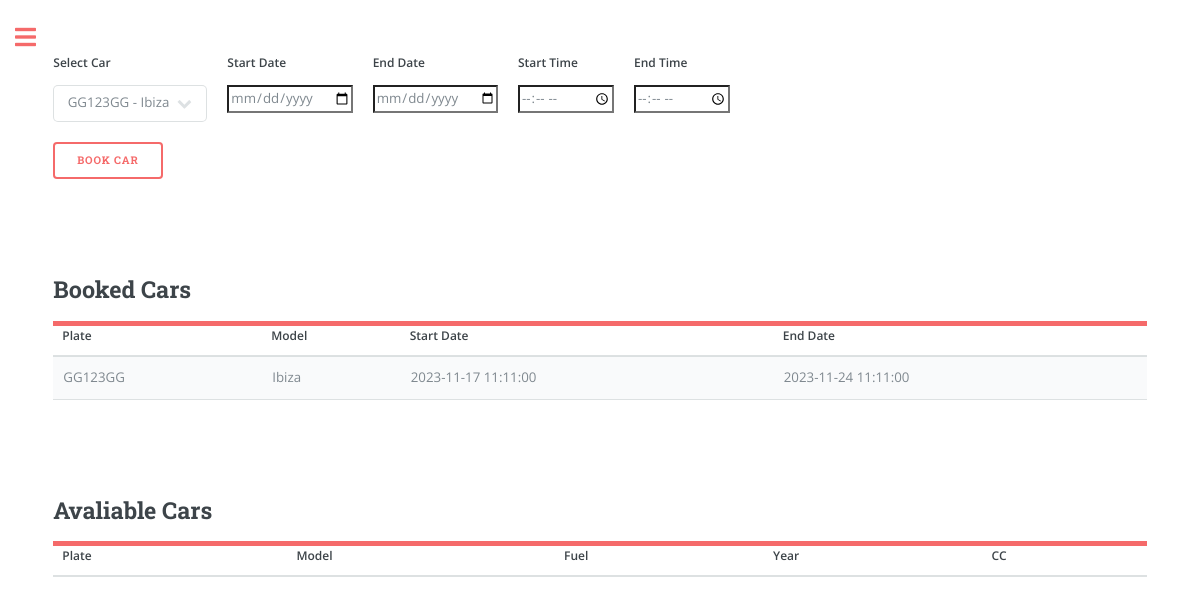
Before: /overview (signed in) with the older database file.
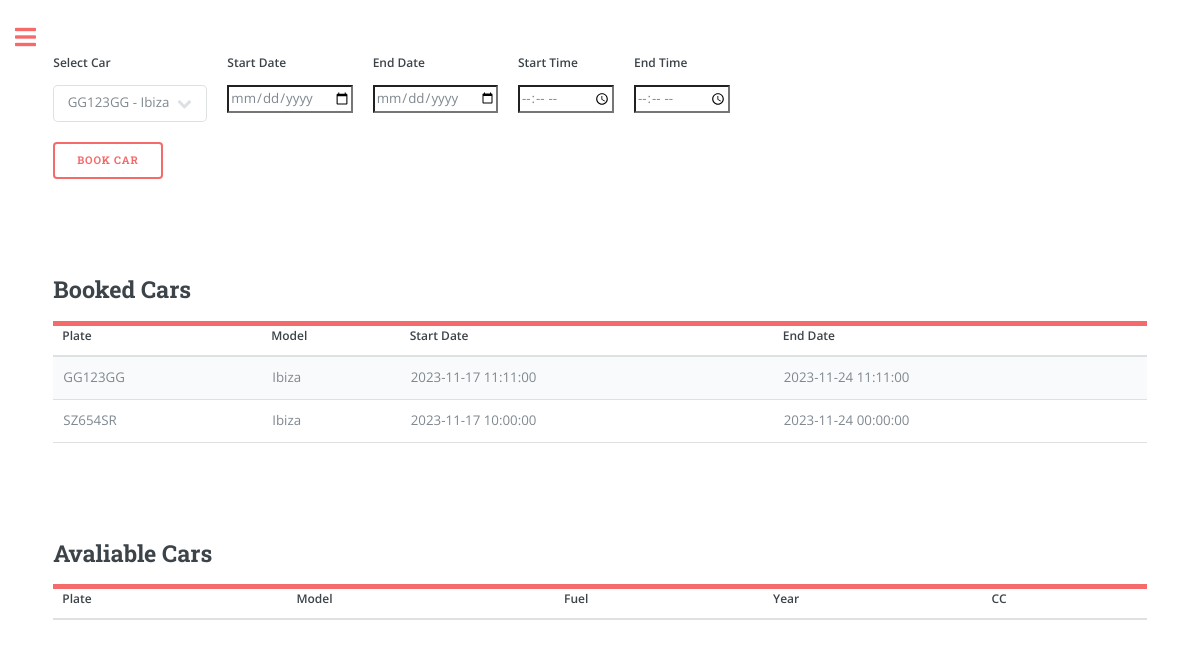
After: the same page with the newer database file.
### app/models.py (models this page shows, shortened)
class Booking(db.Model):
    id = db.Column(db.Integer, primary_key=True)
    start_datetime = db.Column(db.DateTime, nullable=False)
    end_datetime = db.Column(db.DateTime, nullable=False)
    car_plate = db.Column(db.String(8), db.ForeignKey('car.plate'), nullable=False)
    user_id = db.Column(db.Integer, db.ForeignKey('user.id'), nullable=False)
    car = db.relationship('Car', backref='bookings', lazy=True)
    def __repr__(self):
        return f'<Booking {self.id}>'

class Car(db.Model):
   plate = db.Column(db.String(8), primary_key=True, index=True)
   make = db.Column(db.String(15), index=True)
   model = db.Column(db.String(15), index=True)
   fuel = db.Column(db.String(8), index=True)
   year = db.Column(db.Integer, index=True)
   cc = db.Column(db.Integer, index=True)
   user_id = db.Column(db.Integer, db.ForeignKey('user.id'))
   __table_args__ = (
      UniqueConstraint('plate', 'user_id', name='unique_plate_user'),
  )

### app/routes.py (the view, shortened to what this page needs)
@app.route('/overview', methods=['GET', 'POST'])
@login_required
def overview(): # Booking
    user_cars = current_user.garage.all()
    user_bookings = Booking.query.filter_by(user_id=current_user.id).all()
    booked_car_plates = [booking.car_plate for booking in user_bookings]
    print(f'Booked car plates: {booked_car_plates}')
    print(f'user bookings: {user_bookings}')
    available_cars = [car for car in user_cars if car.plate not in booked_car_plates]
    print(f'avaliable cars: {available_cars}')
    return render_template('overview.html', user_cars=user_cars, available_cars=available_cars, user_bookings=user_bookings)

### app/models.py (called while the page is built)
@login.user_loader
def load_user(id):
    return User.query.get(int(id))

### app/templates/overview.html (shortened to what this page needs)
{% extends "index.html" %}
{% block content %}
<form method="POST" action="{{ url_for('overview') }}">
    <div class="row">
        <div class="col">
            <label for="car_selection" class="form-label">Select Car</label>
            <select class="form-select" id="car_selection" name="car_selection">
                {% for car in user_cars %}
                    <option value="{{ car.plate }}">{{ car.plate }} - {{ car.model }}</option>
                {% endfor %}
            </select>
        </div>
        <div class="col">
            <label for="start_date" class="form-label">Start Date</label>
            <input type="date" class="form-control" id="start_date" name="start_date" required>
        </div>
        <div class="col">
            <label for="end_date" class="form-label">End Date</label>
            <input type="date" class="form-control" id="end_date" name="end_date" required>
        </div>
        <div class="col">
            <label for="start_time" class="form-label">Start Time</label>
            <input type="time" class="form-control" id="start_time" name="start_time" required>
        </div>
        <div class="col">
            <label for="end_time" class="form-label">End Time</label>
            <input type="time" class="form-control" id="end_time" name="end_time" required>
        </div>
    </div>
    <button type="submit" class="btn btn-primary" style="margin-top: 20px;">Book Car</button>
</form>
<header id="header">
    <h2>Booked Cars</h2>
</header>
<table>
    <thead>
        <tr>
            <th>Plate</th>
            <th>Model</th>
            <th>Start Date</th>
            <th>End Date</th>
        </tr>
    </thead>
    <tbody>
        {% for booking in user_bookings %}
            <tr>
                <td>{{ booking.car.plate }}</td>
                <td>{{ booking.car.model }}</td>
                <td>{{ booking.start_datetime }}</td>
                <td>{{ booking.end_datetime }}</td>
            </tr>
        {% endfor %}
    </tbody>
</table>
<header id="header">
    <h2>Avaliable Cars</h2>
</header>
<table>
    <thead>
        <tr>
            <th>Plate</th>
            <th>Model</th>
            <th>Fuel</th>
            <th>Year</th>
            <th>CC</th>
        </tr>
    </thead>
</table>
{% endblock %}

Changed rows visible on the page:
added Booking: car.plate "SZ654SR", car.model "Ibiza", start_datetime "2023-11-17 10:00:00", end_datetime "2023-11-24 00:00:00"
